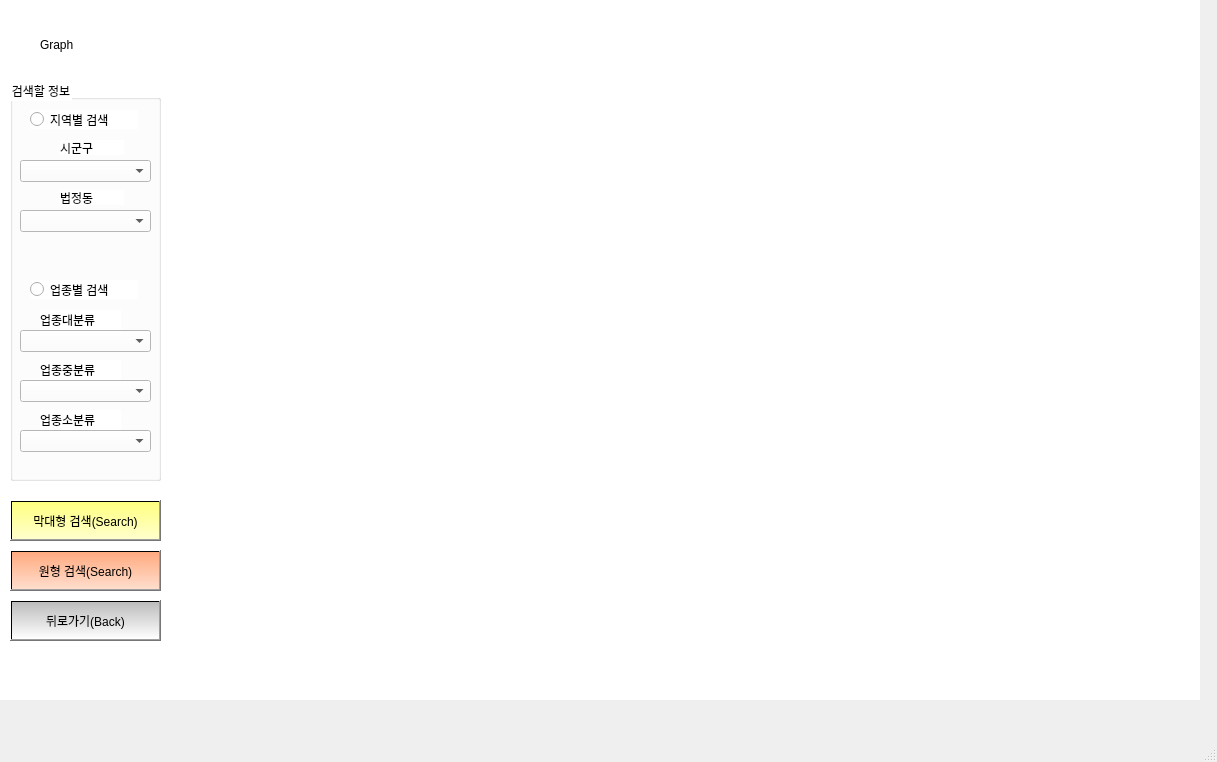
<?xml version="1.0" encoding="UTF-8"?>
<ui version="4.0">
 <class>MainWindow</class>
 <widget class="QMainWindow" name="MainWindow">
  <property name="geometry">
   <rect>
    <x>0</x>
    <y>0</y>
    <width>1217</width>
    <height>762</height>
   </rect>
  </property>
  <property name="windowTitle">
   <string>MainWindow</string>
  </property>
  <widget class="QWidget" name="centralwidget">
   <widget class="QWidget" name="layout" native="true">
    <property name="geometry">
     <rect>
      <x>0</x>
      <y>0</y>
      <width>1200</width>
      <height>700</height>
     </rect>
    </property>
    <property name="styleSheet">
     <string notr="true">background-color:rgb(255, 255, 255)</string>
    </property>
    <widget class="QPushButton" name="pieButton">
     <property name="geometry">
      <rect>
       <x>10</x>
       <y>550</y>
       <width>151</width>
       <height>41</height>
      </rect>
     </property>
     <property name="styleSheet">
      <string notr="true">font: 9pt &quot;맑은 고딕&quot;;
background-color:qlineargradient(spread:pad, x0:1, y0:1, x0:1, y1:1, stop:0 rgba(255, 170, 127, 100), stop:1 rgb(255, 170, 127));</string>
     </property>
     <property name="text">
      <string>원형 검색(Search)</string>
     </property>
    </widget>
    <widget class="QGroupBox" name="groupBox">
     <property name="geometry">
      <rect>
       <x>10</x>
       <y>80</y>
       <width>151</width>
       <height>401</height>
      </rect>
     </property>
     <property name="styleSheet">
      <string notr="true">font: 9pt &quot;맑은 고딕&quot;;</string>
     </property>
     <property name="title">
      <string>검색할 정보</string>
     </property>
     <widget class="QRadioButton" name="byCategory">
      <property name="geometry">
       <rect>
        <x>20</x>
        <y>200</y>
        <width>108</width>
        <height>19</height>
       </rect>
      </property>
      <property name="styleSheet">
       <string notr="true">font: 9pt &quot;맑은 고딕&quot;;</string>
      </property>
      <property name="text">
       <string>업종별 검색</string>
      </property>
     </widget>
     <widget class="QRadioButton" name="byArea">
      <property name="geometry">
       <rect>
        <x>20</x>
        <y>30</y>
        <width>108</width>
        <height>19</height>
       </rect>
      </property>
      <property name="styleSheet">
       <string notr="true">font: 9pt &quot;맑은 고딕&quot;;</string>
      </property>
      <property name="text">
       <string>지역별 검색</string>
      </property>
     </widget>
     <widget class="QLabel" name="cityLabel">
      <property name="geometry">
       <rect>
        <x>50</x>
        <y>60</y>
        <width>64</width>
        <height>15</height>
       </rect>
      </property>
      <property name="styleSheet">
       <string notr="true">font: 9pt &quot;맑은 고딕&quot;;</string>
      </property>
      <property name="text">
       <string>시군구</string>
      </property>
     </widget>
     <widget class="QComboBox" name="cityBox">
      <property name="geometry">
       <rect>
        <x>10</x>
        <y>80</y>
        <width>131</width>
        <height>22</height>
       </rect>
      </property>
      <property name="styleSheet">
       <string notr="true">font: 9pt &quot;맑은 고딕&quot;;</string>
      </property>
     </widget>
     <widget class="QLabel" name="dongLabel">
      <property name="geometry">
       <rect>
        <x>50</x>
        <y>110</y>
        <width>64</width>
        <height>15</height>
       </rect>
      </property>
      <property name="styleSheet">
       <string notr="true">font: 9pt &quot;맑은 고딕&quot;;</string>
      </property>
      <property name="text">
       <string>법정동</string>
      </property>
     </widget>
     <widget class="QComboBox" name="dongBox">
      <property name="geometry">
       <rect>
        <x>10</x>
        <y>130</y>
        <width>131</width>
        <height>22</height>
       </rect>
      </property>
      <property name="styleSheet">
       <string notr="true">font: 9pt &quot;맑은 고딕&quot;;</string>
      </property>
     </widget>
     <widget class="QLabel" name="LCategoryLabel">
      <property name="geometry">
       <rect>
        <x>30</x>
        <y>230</y>
        <width>81</width>
        <height>20</height>
       </rect>
      </property>
      <property name="styleSheet">
       <string notr="true">font: 9pt &quot;맑은 고딕&quot;;</string>
      </property>
      <property name="text">
       <string>업종대분류</string>
      </property>
     </widget>
     <widget class="QComboBox" name="LCategoryBox">
      <property name="geometry">
       <rect>
        <x>10</x>
        <y>250</y>
        <width>131</width>
        <height>22</height>
       </rect>
      </property>
      <property name="styleSheet">
       <string notr="true">font: 9pt &quot;맑은 고딕&quot;;</string>
      </property>
     </widget>
     <widget class="QLabel" name="MCategoryLabel">
      <property name="geometry">
       <rect>
        <x>30</x>
        <y>280</y>
        <width>81</width>
        <height>20</height>
       </rect>
      </property>
      <property name="styleSheet">
       <string notr="true">font: 9pt &quot;맑은 고딕&quot;;</string>
      </property>
      <property name="text">
       <string>업종중분류</string>
      </property>
     </widget>
     <widget class="QComboBox" name="MCategoryBox">
      <property name="geometry">
       <rect>
        <x>10</x>
        <y>300</y>
        <width>131</width>
        <height>22</height>
       </rect>
      </property>
      <property name="styleSheet">
       <string notr="true">font: 9pt &quot;맑은 고딕&quot;;</string>
      </property>
     </widget>
     <widget class="QComboBox" name="SCategoryBox">
      <property name="geometry">
       <rect>
        <x>10</x>
        <y>350</y>
        <width>131</width>
        <height>22</height>
       </rect>
      </property>
      <property name="styleSheet">
       <string notr="true">font: 9pt &quot;맑은 고딕&quot;;</string>
      </property>
     </widget>
     <widget class="QLabel" name="SCategoryLabel">
      <property name="geometry">
       <rect>
        <x>30</x>
        <y>330</y>
        <width>81</width>
        <height>20</height>
       </rect>
      </property>
      <property name="styleSheet">
       <string notr="true">font: 9pt &quot;맑은 고딕&quot;;</string>
      </property>
      <property name="text">
       <string>업종소분류</string>
      </property>
     </widget>
    </widget>
    <widget class="QPushButton" name="backButton">
     <property name="geometry">
      <rect>
       <x>10</x>
       <y>600</y>
       <width>151</width>
       <height>41</height>
      </rect>
     </property>
     <property name="styleSheet">
      <string notr="true">font: 9pt &quot;맑은 고딕&quot;;
background-color:qlineargradient(spread:pad, x0:1, y0:1, x0:1, y1:1, stop:0 rgba(255, 255, 255, 100), stop:1 rgb(188, 188, 188));</string>
     </property>
     <property name="text">
      <string>뒤로가기(Back)</string>
     </property>
    </widget>
    <widget class="QLabel" name="titleLabel">
     <property name="geometry">
      <rect>
       <x>40</x>
       <y>20</y>
       <width>1000</width>
       <height>50</height>
      </rect>
     </property>
     <property name="styleSheet">
      <string notr="true">font: 9pt &quot;맑은 고딕&quot;;</string>
     </property>
     <property name="text">
      <string>Graph</string>
     </property>
    </widget>
    <widget class="QPushButton" name="countButton">
     <property name="geometry">
      <rect>
       <x>10</x>
       <y>500</y>
       <width>151</width>
       <height>41</height>
      </rect>
     </property>
     <property name="styleSheet">
      <string notr="true">font: 9pt &quot;맑은 고딕&quot;;
background-color:qlineargradient(spread:pad, x0:1, y0:1, x0:1, y1:1, stop:0 rgba(255, 255, 127, 100), stop:1 rgb(255, 255, 127));</string>
     </property>
     <property name="text">
      <string>막대형 검색(Search)</string>
     </property>
    </widget>
    <widget class="QWidget" name="verticalLayoutWidget">
     <property name="geometry">
      <rect>
       <x>174</x>
       <y>71</y>
       <width>1001</width>
       <height>621</height>
      </rect>
     </property>
     <layout class="QVBoxLayout" name="graphLayout"/>
    </widget>
   </widget>
  </widget>
  <widget class="QMenuBar" name="menubar">
   <property name="geometry">
    <rect>
     <x>0</x>
     <y>0</y>
     <width>1217</width>
     <height>26</height>
    </rect>
   </property>
  </widget>
  <widget class="QStatusBar" name="statusbar"/>
 </widget>
 <resources/>
 <connections/>
</ui>
